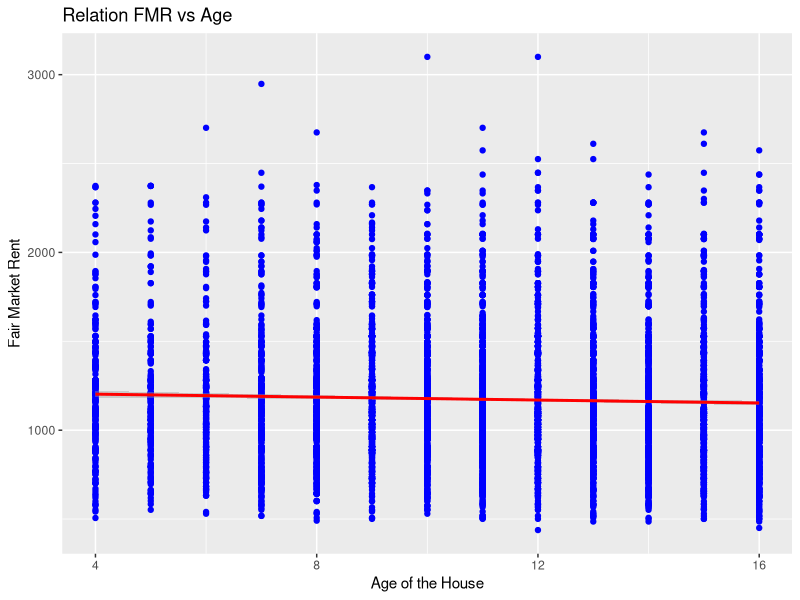
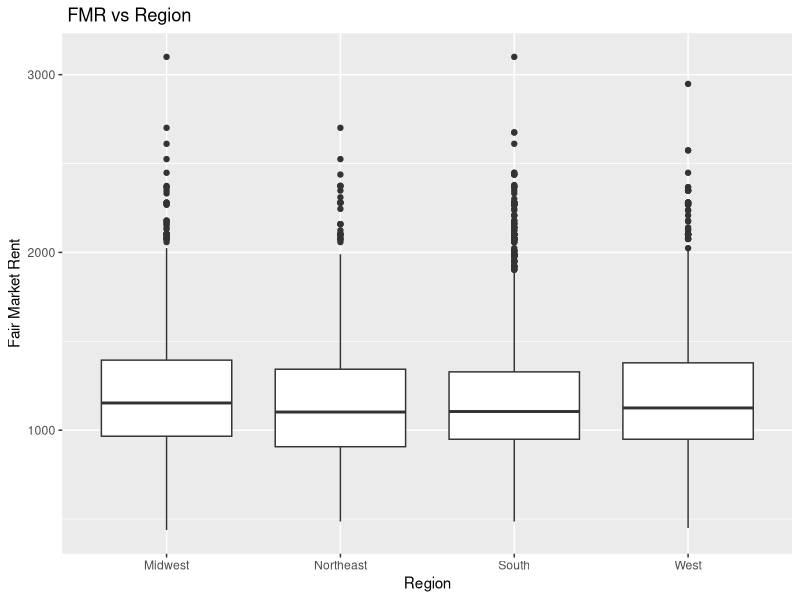
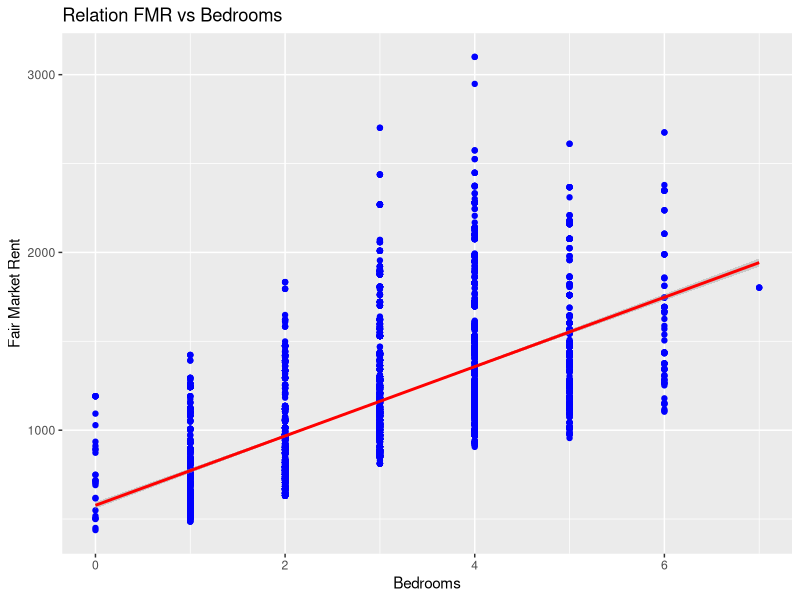
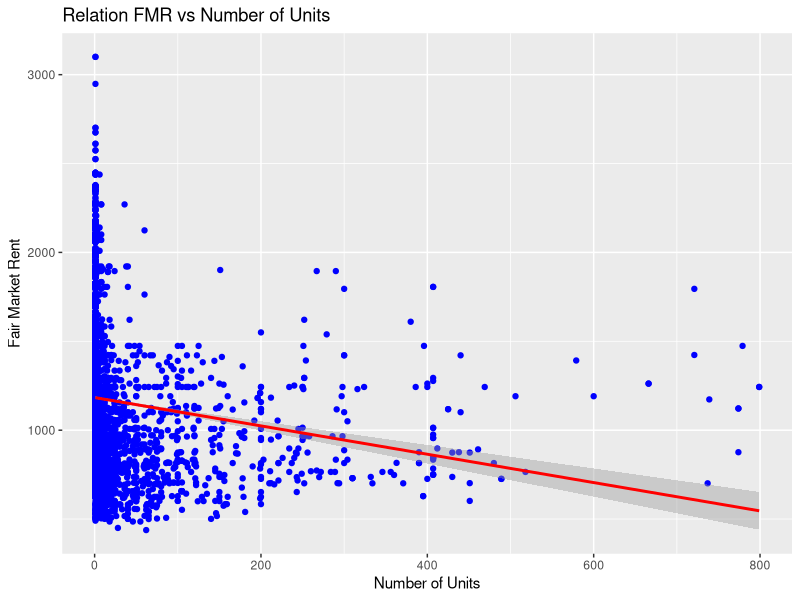
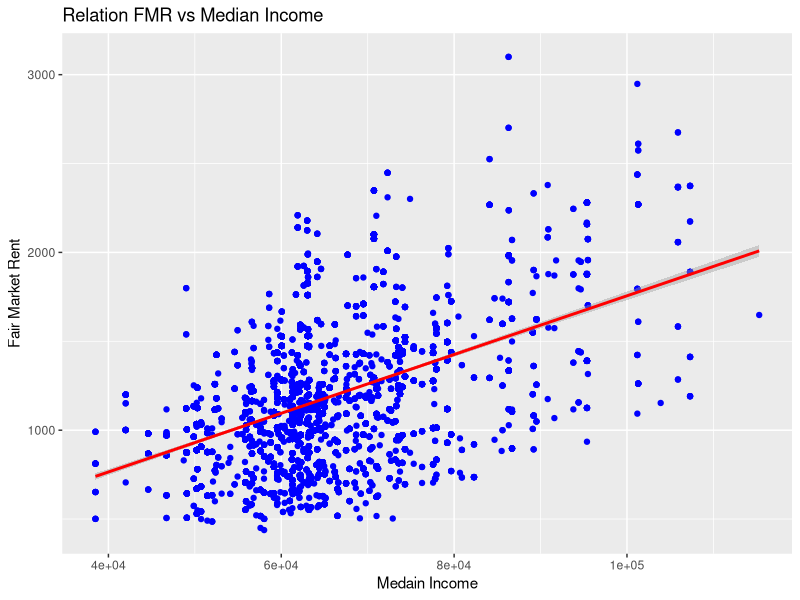
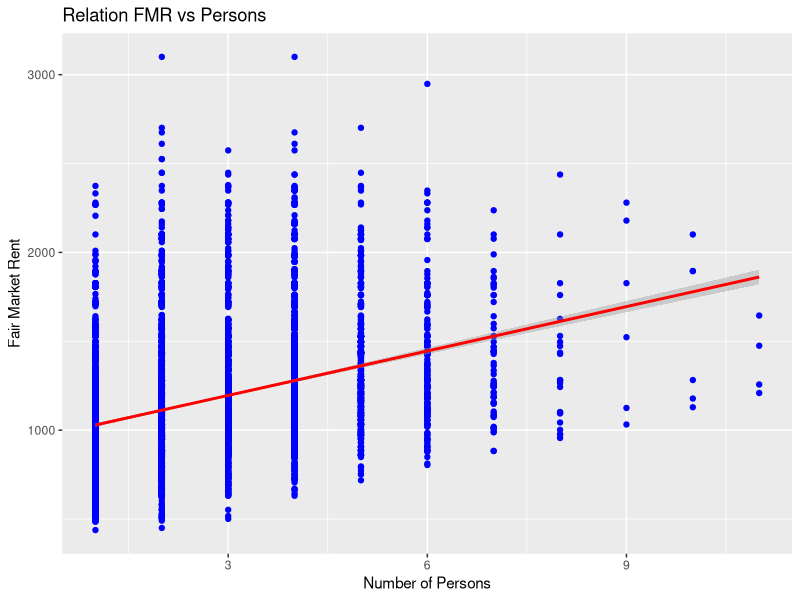
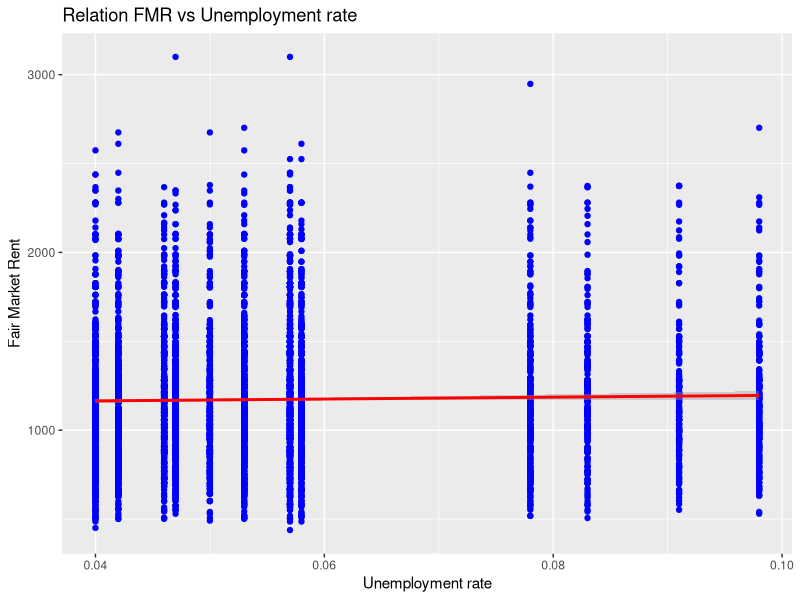
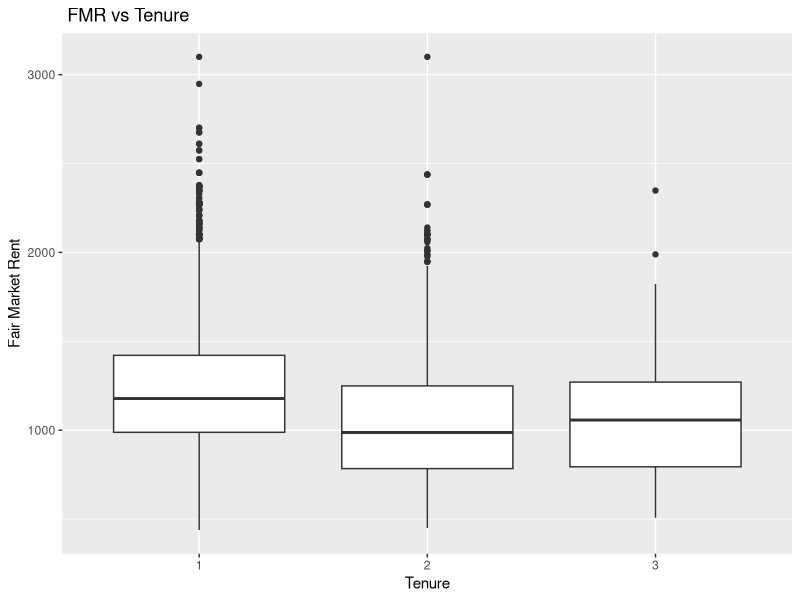

Write R code to recreate these figures, in order.
## ---- chunk 1
library(ggplot2)
library(gridExtra)
library(GGally)
## ---- chunk 2
library(readxl)
housedata <-read_excel("Housing_Data_new.xlsx",na="-6",col_names=TRUE)
attach(housedata)
per_median <- aggregate(PER ~ BEDRMS, housedata, median)
housedata$TENURE <-  as.factor(TENURE)
## ---- chunk 3
summary(housedata)
## ---- chunk 4
ggplot(housedata, aes(x = AGE, y = FMR)) + 
  geom_point(color ='blue') + 
  geom_smooth(method = "lm", color="red",se = TRUE) + 
  labs(x="Age of the House", y = "Fair Market Rent", title = "Relation FMR vs Age" ) 

reg_age <- lm(FMR~AGE)
summary(reg_age)
## ---- chunk 5
ggplot(housedata, aes(factor(REGION), FMR)) + 
  geom_boxplot() +
  labs(x="Region", y = "Fair Market Rent", title = " FMR vs Region" )

## ---- chunk 6
fit_region <- aov(FMR ~ REGION)
summary(fit_region)
## ---- chunk 7
library(car)
leveneTest(FMR, REGION)
## ---- chunk 8
TukeyHSD(fit_region, conf.level = 0.9)
## ---- chunk 9
ggplot(housedata, aes(x = BEDRMS, y = FMR)) + 
  geom_point(color ='blue') + 
  geom_smooth(method = "lm", color="red",se = TRUE) + 
  labs(x="Bedrooms", y = "Fair Market Rent", title = "Relation FMR vs Bedrooms" ) 

reg_bdrms <- lm(FMR~BEDRMS)
## ---- chunk 10
summary(reg_bdrms)
## ---- chunk 11
ggplot(housedata, aes(x = NUNITS, y = FMR)) + 
  geom_point(color ='blue') + 
  geom_smooth(method = "lm", color="red",se = TRUE) + 
  labs(x="Number of Units", y = "Fair Market Rent", title = "Relation FMR vs Number of Units" ) 
reg_nunits <- lm(FMR~NUNITS)

## ---- chunk 12
summary(reg_nunits)
## ---- chunk 13
ggplot(housedata, aes(x = LMED, y = FMR)) + 
  geom_point(color ='blue') + 
  geom_smooth(method = "lm", color="red",se = TRUE) + 
  labs(x="Medain Income", y = "Fair Market Rent", title = "Relation FMR vs Median Income" )
reg_lmed <- lm(FMR~LMED)
## ---- chunk 14
summary(reg_lmed)
## ---- chunk 15
ggplot(housedata, aes(x = PER, y = FMR)) + 
  geom_point(color ='blue') + 
  geom_smooth(method = "lm", color="red",se = TRUE) + 
  labs(x="Number of Persons", y = "Fair Market Rent", title = "Relation FMR vs Persons" )

reg_per <- lm(FMR~PER)
## ---- chunk 16
summary(reg_per)
## ---- chunk 17
ggplot(housedata, aes(x = Unemp_rate, y = FMR)) + 
  geom_point(color ='blue') + 
  geom_smooth(method = "lm", color="red",se = TRUE) + 
  labs(x="Unemployment rate", y = "Fair Market Rent", title = "Relation FMR vs Unemployment rate" )

reg_unemp <- lm(FMR~Unemp_rate)

## ---- chunk 18
summary(reg_unemp)
## ---- chunk 19
ggplot(housedata, aes(factor(TENURE), FMR)) + 
  geom_boxplot() +
  labs(x="Tenure", y = "Fair Market Rent", title = " FMR vs Tenure" )+
  geom_smooth(method = "lm",color ="red")

## ---- chunk 20
aov_tenure <- aov(FMR~TENURE)
summary(aov_tenure)

a <- lm(FMR~factor(TENURE))
summary(a)
## ---- chunk 21
plot(~FMR+LMED+BEDRMS+NUNITS+PER+TENURE,main = "Simple scatterplot matrix")
## ---- chunk 22
cor(housedata[sapply(housedata,is.numeric)])
## ---- chunk 23
house_rent_model1 <- lm(FMR ~ 
                          LMED + 
                          BEDRMS + 
                          NUNITS + 
                          PER +
                          TENURE + 
                          REGION)
summary(house_rent_model1)
## ---- chunk 24
house_rent_model2 <- lm(FMR ~ 
                          LMED + 
                          BEDRMS + 
                          NUNITS + 
                          PER)
summary(house_rent_model2)
## ---- chunk 25
house_rent_model3 <- lm(FMR ~ 
                          LMED + 
                          BEDRMS + 
                          PER)
summary(house_rent_model3)
## ---- chunk 26
house_rent_model2 <- lm(log(FMR) ~ 
                          log(LMED) + 
                          BEDRMS + 
                          NUNITS + 
                          PER)
summary(house_rent_model2)
## ---- chunk 27
house_rent_model <- lm(log(FMR) ~ 
                          log(LMED) + 
                          BEDRMS*PER +
                          NUNITS)
summary(house_rent_model)

house_rent_model_no_interactive <- lm(log(FMR) ~ 
                          log(LMED) + 
                          NUNITS)
summary(house_rent_model_no_interactive)
## ---- chunk 28
house_rent_model.stres<- rstandard(house_rent_model)
house_rent_model.stres
pairs(~house_rent_model.stres+ FMR + LMED + BEDRMS + PER +NUNITS)
## ---- chunk 29
ggplot(housedata, aes(x = exp(house_rent_model$fitted.values), y = house_rent_model.stres)) + 
  geom_point(color ='blue') + 
  labs(x="Fitted Values", y = "Standardized Residuals", title = "Standardized Residual vs Fitted Values" ) +
  geom_hline(aes(yintercept = mean(house_rent_model.stres)),color='red',linetype =  "dotdash",size = 1.1)
## ---- chunk 30
ggplot(housedata, aes(x = FMR, y = house_rent_model.stres)) + 
  geom_point(color ='blue') + 
  labs(x="Free Market rent", y = "Standardized Residuals", title = "Standardized Residual vs FMR" ) +
  geom_hline(aes(yintercept = mean(house_rent_model.stres)),color='red',linetype =  "dotdash",size = 1.1)
## ---- chunk 31
ggplot(housedata, aes(x = LMED, y = house_rent_model.stres)) + 
  geom_point(color ='blue') + 
  labs(x="Free Median Income", y = "Standardized Residuals", title = "Standardized Residual vs Medain income" ) +
  geom_hline(aes(yintercept = mean(house_rent_model.stres)),color='red',linetype = "dotdash",size = 1.1)
## ---- chunk 32
ggplot(housedata, aes(x = BEDRMS, y = house_rent_model.stres)) + 
  geom_point(color ='blue') + 
  labs(x="Bedrooms", y = "Standardized Residuals", title = "Standardized Residual vs  Bedrooms")+
  geom_hline(aes(yintercept = mean(house_rent_model.stres)),color='red',linetype = "dotdash",size = 1.1)
## ---- chunk 33
ggplot(housedata, aes(x = PER, y = house_rent_model.stres)) + 
  geom_point(color ='blue') + 
  labs(x="Persons", y = "Standardized Residuals", title = "Standardized Residual vs Person") +
  geom_hline(aes(yintercept = mean(house_rent_model.stres)),color='red',linetype = "dotdash",size = 1.1)
## ---- chunk 34
ggplot(housedata, aes(x = NUNITS, y = house_rent_model.stres)) + 
  geom_point(color ='blue') + 
  labs(x="Number of UNITS", y = "Standardized Residuals", title = "Standardized Residual vs num     of units") +
  geom_hline(aes(yintercept = mean(house_rent_model.stres)),color='red',linetype ="dotdash" ,      size = 1.1)
## ---- chunk 35
ggplot(housedata, aes(house_rent_model.stres))  + 
  geom_histogram(breaks = seq(-3, 4, 0.5), colour = "black", fill = "navyblue",    aes(y=..density..)) +
  labs(x="Residuals", y = "Density", title = "Standardized Residual Normality Plot") +
  stat_function(fun=dnorm,size = 1.1,color="red",
      args=list(mean=mean(house_rent_model.stres),
      sd=sd(house_rent_model.stres)))
## ---- chunk 36
y <- quantile(house_rent_model.stres[!is.na(house_rent_model.stres)], c(0.25, 0.75))
x <- qnorm(c(0.25, 0.75))
slope <- diff(y)/diff(x)
int <- y[1L] - slope * x[1L]

ggplot(housedata, aes(sample=house_rent_model.stres))+stat_qq()+ geom_abline(slope = slope ,      intercept = int, color='red',size =1)
  
## ---- chunk 37
newdata <- data.frame(LMED = 55555, BEDRMS = 2, PER = 4, NUNITS = 10)
## ---- chunk 38
conf_intvl <- predict(house_rent_model, newdata, interval="confidence", level = .90)
exp(conf_intvl)
## ---- chunk 39
prediction <- predict(house_rent_model, newdata, interval="predict", level = .90)
exp(prediction)
## ---- chunk 40
#detach(housedata)
